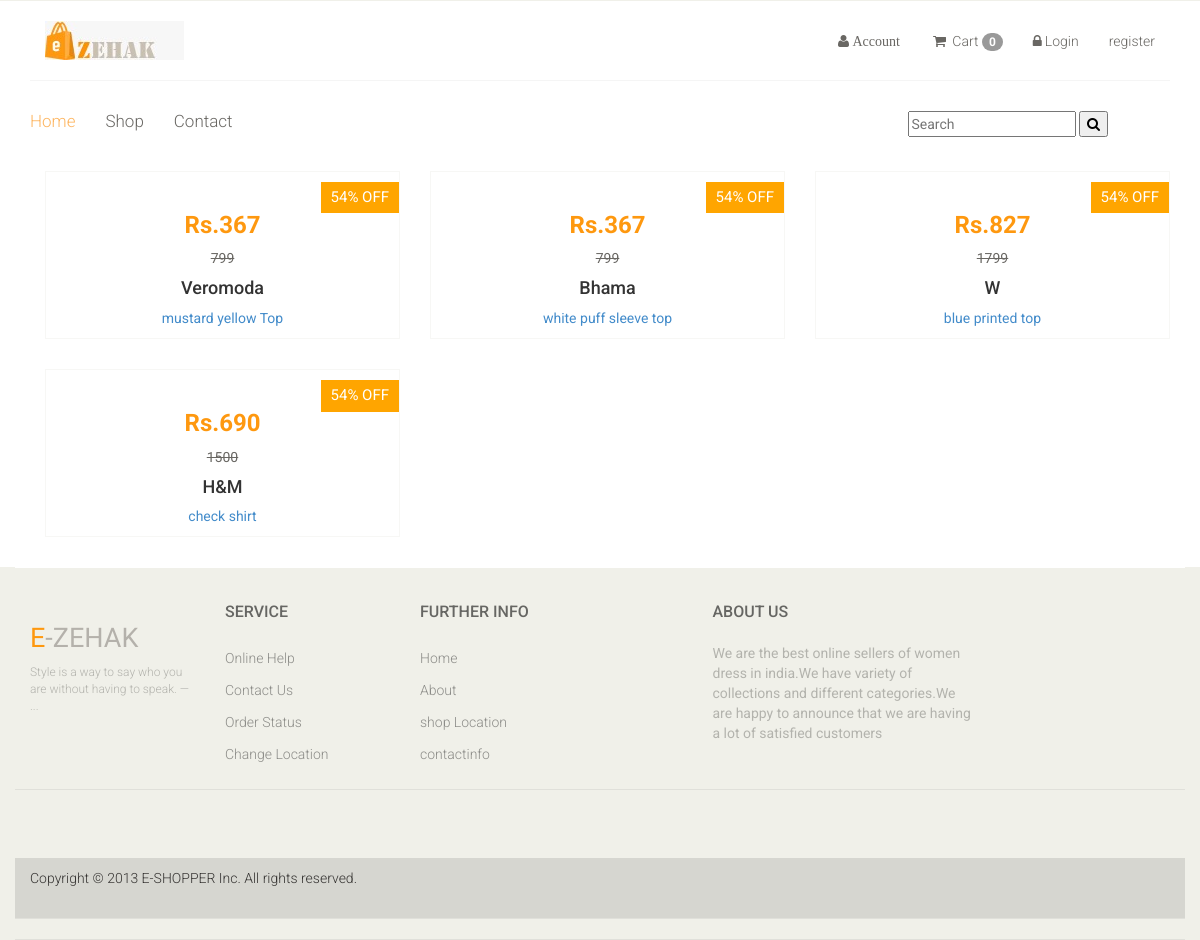
Before: /catformal/9 with the older database file.
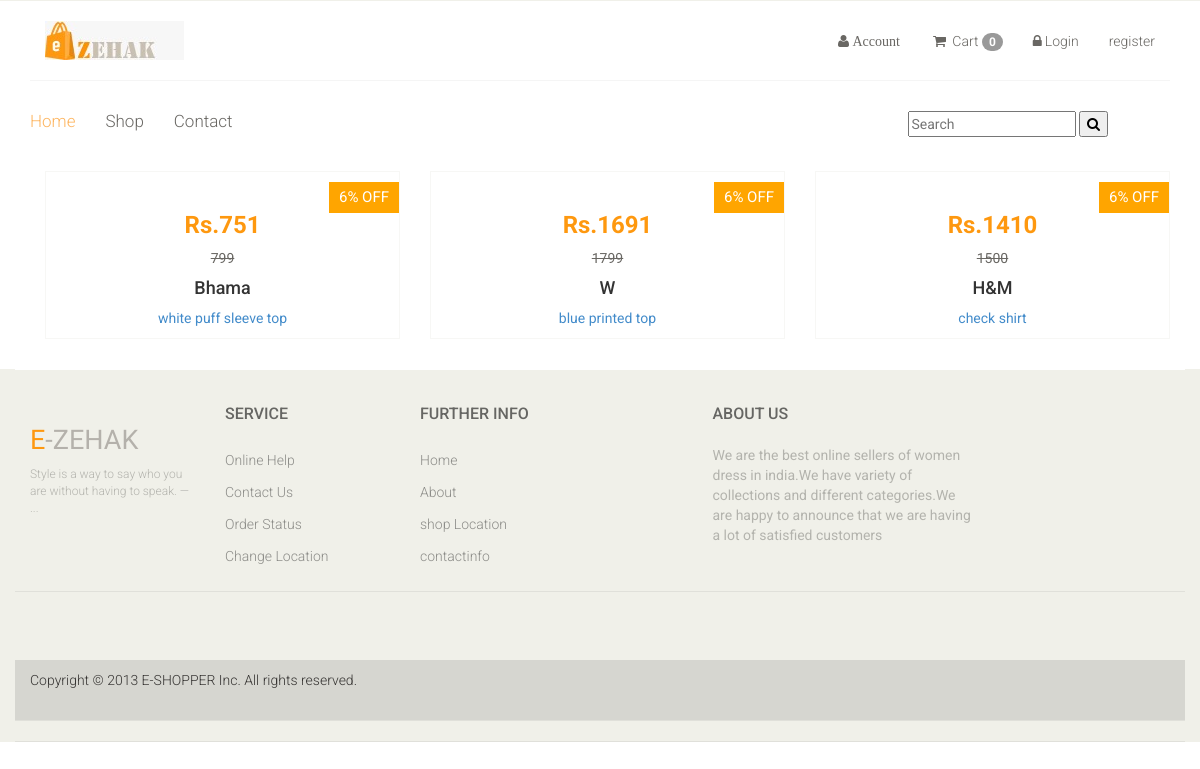
After: the same page with the newer database file.
### week8/models.py (models this page shows, shortened)
class Product(models.Model):
    image1 = models.ImageField(upload_to='photos/productimages')
    image2 = models.ImageField(upload_to='photos/productimages')
    image3 = models.ImageField(upload_to='photos/productimages',blank=True)
    image4 = models.ImageField(upload_to='photos/productimages',blank=True)
    brand = models.CharField(max_length=50)
    productname = models.CharField(max_length=50,unique=True)
    category = models.ForeignKey(Category,on_delete=models.CASCADE)
    price = models.IntegerField()
    offers = models.IntegerField(default=0)
    newprice = models.IntegerField(default=0)
    size = models.ManyToManyField(Size, default='s')
    stock = models.IntegerField()

class Category(models.Model):
    category_name = models.CharField(max_length=100,unique=True)
    cat_image = models.ImageField(upload_to='photos/categories',blank=True)
    offer = models.IntegerField(default=0)

### zehak/views.py (the view)
# urls.py: path('catformal/<id>',views.catformal,name='catformal'),
def catformal(request,id):
    category = Category.objects.get(id=id)
    pro = Product.objects.filter(category=category)
    context={'pro' : pro}
    return render(request,"user/category.html",context)

### zehak/context_processor.py (called while the page is built)
def counter(request):
    cart_count = 0
    if 'admin' in request.path:
        return {}
    else:
        try:
            cart_items = CartItem.objects.all().filter(user=request.user)
            for cart_item in cart_items:
                cart_count += 1
        except TypeError:
            cart_count = 0
    return dict(cart_count=cart_count)

### templates/user/category.html (shortened to what the changed rows need)
{% load static %}
<!DOCTYPE html>
<html lang="en">
<head>
    <link href="{% static 'user/css/bootstrap.min.css' %}" rel="stylesheet">
    <link href="{% static 'user/css/font-awesome.min.css' %}" rel="stylesheet">
    <link href="{% static 'user/css/prettyPhoto.css' %}" rel="stylesheet">
    <link href="{% static 'user/css/price-range.css' %}" rel="stylesheet">
    <link href="{% static 'user/css/animate.css' %}" rel="stylesheet">
	<link href="{% static 'user/css/main.css' %}" rel="stylesheet">
	<link href="{% static 'user/css/responsive.css' %}" rel="stylesheet">
</head>
<body>
	<section>
		<div class="container">
			<div class="row">
				<div class="col-sm-12 padding-right">
					<div class="features_items">
						{% for i in pro %}
						<div class="col-sm-4">
							<div class="product-image-wrapper">
								<div class="single-products" class="item">
										<div class="productinfo text-center">
											{% if i.offers > i.category.offer %}
                                        <span class="notify-badge">{{i.offers}}% OFF</span>
                                        {% elif i.offers < i.category.offer %}
                                        <span class="notify-badge">{{i.category.offer}}% OFF</span>
                                        {% elif  i.price == i.newprice %}
                                        {% else %}
                                        <span class="notify-badge">{{i.category.offer}}% OFF</span>
                                        {% endif %}
											<h2>Rs.{{ i.newprice }}</h2><p><del>{{ i.price }}</del></p>
											<h4>{{ i.brand }}</h4>
											<p><a href="{% url 'productdetails' i.id %}">{{ i.productname }}</a></p>
										</div>
								</div>
							</div>
						</div>
						{% endfor %}
					</div>
				</div>
				</div>
			</div>
	</section>
	<footer id="footer">
		<div class="footer-top">
			<div class="container">
				<div class="row">
					<div class="col-sm-2">
						<div class="companyinfo">
							<h2><span>e</span>-ZEHAK</h2>
						</div>
					</div>
		<div class="footer-widget">
			<div class="container">
				<div class="row">
					<div class="col-sm-2">
						<div class="single-widget">
							<h2>Service</h2>
						</div>
					</div>
					<div class="col-sm-2">
						<div class="single-widget">
							<h2>Further info</h2>
						</div>
					</div>
					<div class="col-sm-3 col-sm-offset-1">
						<div class="single-widget">
							<h2>About Us</h2>
						</div>
					</div>
				</div>
			</div>
		</div>
	</footer>
</body>
</html>

Changed rows visible on the page:
removed Product: category.offer "54", newprice "367", price "799", brand "Veromoda", productname "mustard yellow Top"
changed Product "Bhama": category.offer "54" → "6"; newprice "367" → "751"
changed Product "blue printed top": category.offer "54" → "6"; newprice "827" → "1691"
changed Product "check shirt": category.offer "54" → "6"; newprice "690" → "1410"
